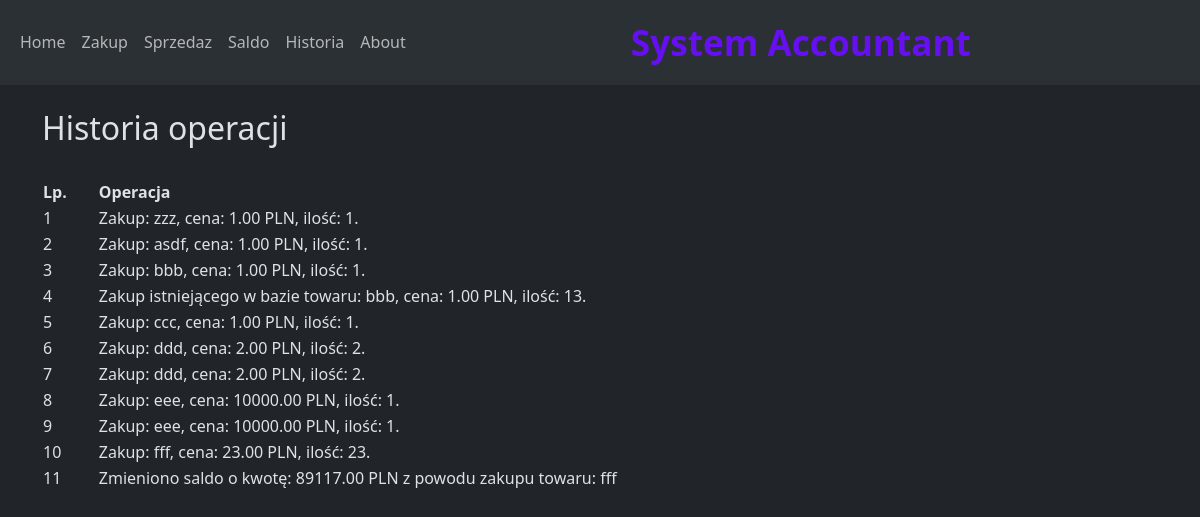
The page /historia on the database as committed earlier.
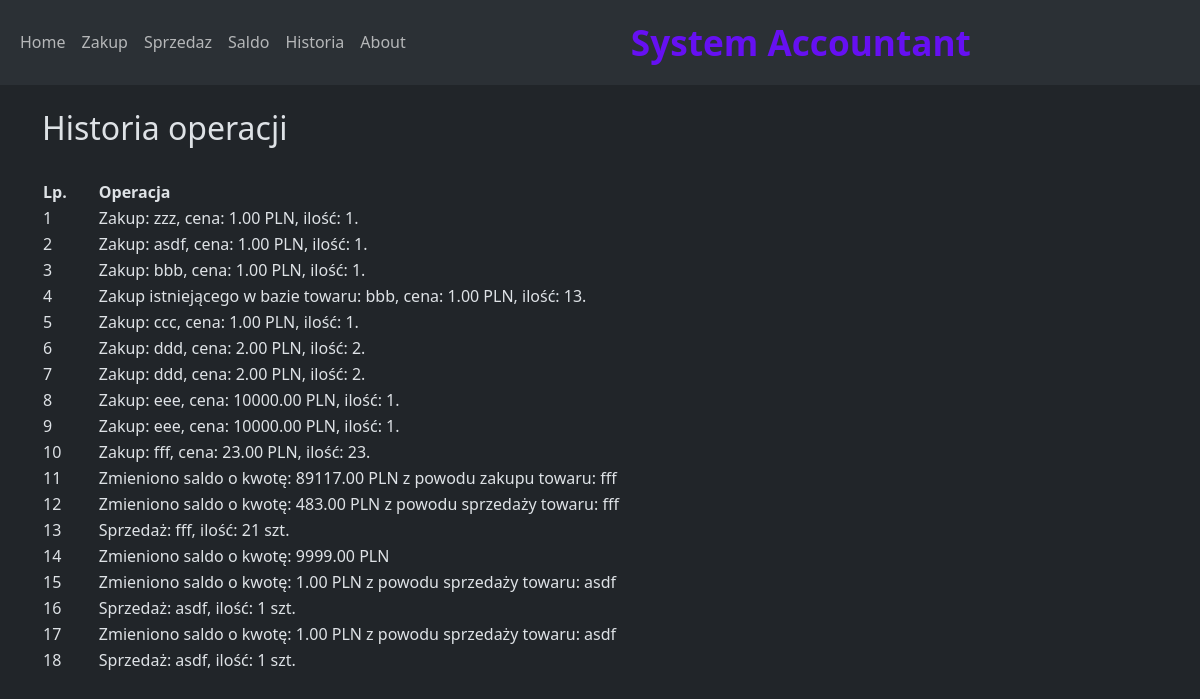
The same page on the database as committed later.
### app.py (models this page shows)
class History(db.Model):
    id = db.Column(db.Integer, primary_key=True)
    event = db.Column(db.String)
    when = db.Column(db.DateTime, server_default=func.now())
    inventory_id = db.Column(db.Integer , ForeignKey('inventory.id'))
    inventory = relationship('Inventory' , back_populates = 'historia')
    event_type_id = db.Column(db.Integer , ForeignKey('event_type.id'))
    event_type = relationship('EventType')

### app.py (the view)
@app.route('/historia')
def historia():
    przeglad_historia = History.query.all()
    return render_template('historia.html', history=przeglad_historia)

### templates/historia.html (shortened to what this page needs)
{% extends "base.html" %}
{% block content %}
        <h2>Historia operacji</h2>
      <br>
      <table style="width:100%">
    <tr>
        <th style="width:5%">Lp.</th>
        <th style="width:95%">Operacja</th>
    </tr>
                  {% for element in history %}
    <tr>
        <td style="text-align:left;" scope="row"> {{ loop.index }} </td>
        <td style="text-align:left;"> {{ element.event }} </td>
    </tr>
                  {% endfor %}
</table>
<br>
<br>
{% endblock %}

### templates/base.html (shortened to what this page needs)
<!doctype html>
<html lang="en" data-bs-theme="dark">
  <head>
    <link href="https://cdn.jsdelivr.net/npm/bootstrap@5.3.2/dist/css/bootstrap.min.css" rel="stylesheet">
  </head>
  <body>
    {% include "menu.html" %}
    <div class="container">
    {% block content %}    {% endblock %}
  </div>
  </body>
</html>

### templates/menu.html (shortened to what this page needs)
<nav class="navbar navbar-expand-lg bg-body-tertiary">
  <div class="container-fluid">
    <div class="collapse navbar-collapse" id="navbarNavAltMarkup">
      <div class="navbar-nav mr-auto">
        <a class="nav-link" href="{{ url_for('index') }}">Home</a>
        <a class="nav-link" href="{{ url_for('zakup') }}">Zakup</a>
        <a class="nav-link" href="{{ url_for('sprzedaz') }}">Sprzedaz</a>
        <a class="nav-link" href="{{ url_for('saldo') }}">Saldo</a>
        <a class="nav-link" href="{{ url_for('historia') }}">Historia</a>
        <a class="nav-link" href="{{ url_for('about') }}">About</a>
      </div>
      <div class="navbar-text mx-auto my-2 my-lg-0" style=" font-size: 2.2em; font-weight: bold; color: #6610f2;">
        System Accountant
      </div>
    </div>
  </div>
</nav>
<br>

Rows that differ between the two databases and show on the page:
added History: event "Zmieniono saldo o kwotę: 483.00 PLN z powodu sprzedaży towaru: fff"
added History: event "Sprzedaż: fff, ilość: 21 szt."
added History: event "Zmieniono saldo o kwotę: 9999.00 PLN"
added History: event "Zmieniono saldo o kwotę: 1.00 PLN z powodu sprzedaży towaru: asdf"
added History: event "Sprzedaż: asdf, ilość: 1 szt."
added History: event "Zmieniono saldo o kwotę: 1.00 PLN z powodu sprzedaży towaru: asdf"
added History: event "Sprzedaż: asdf, ilość: 1 szt."
